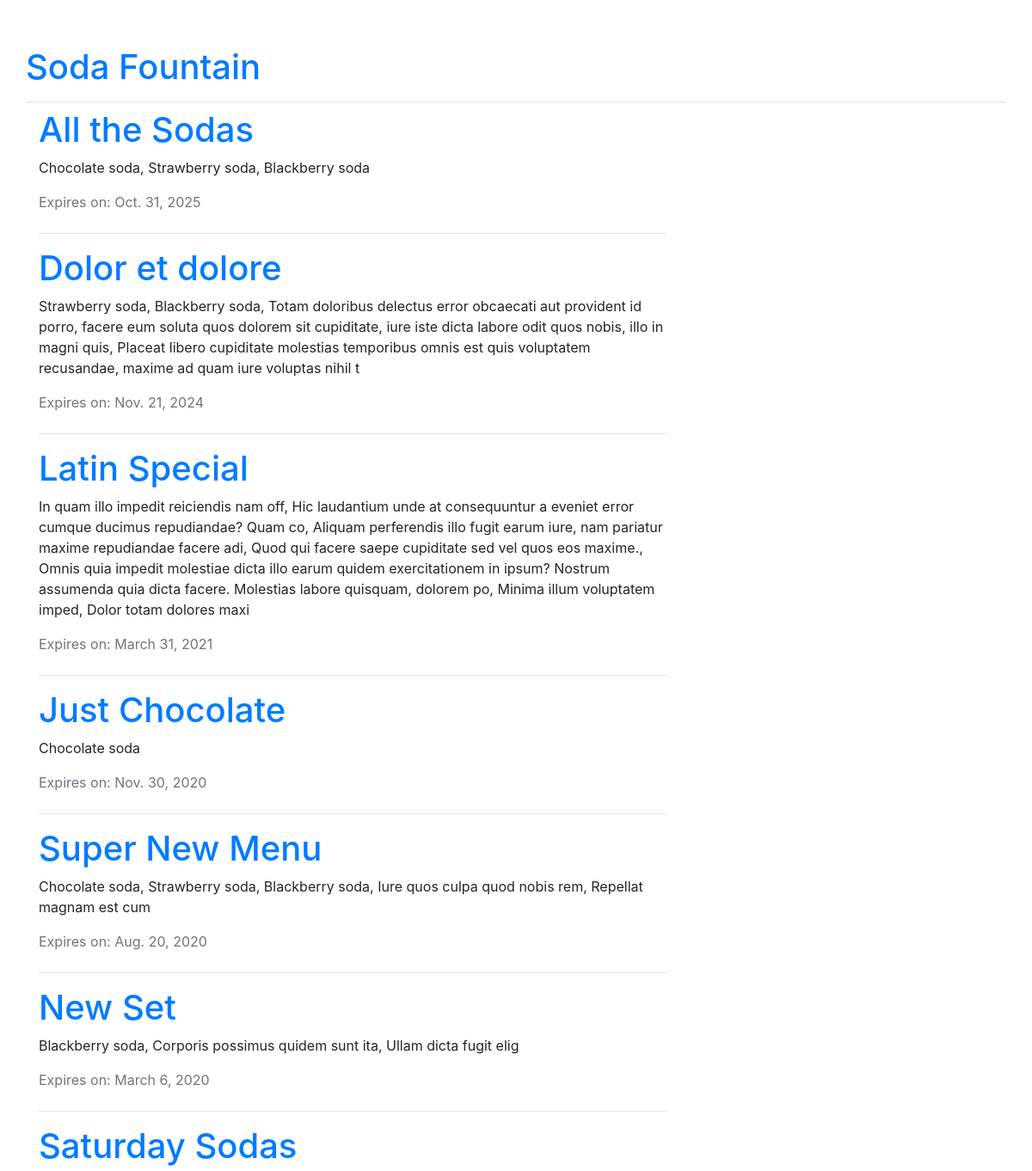
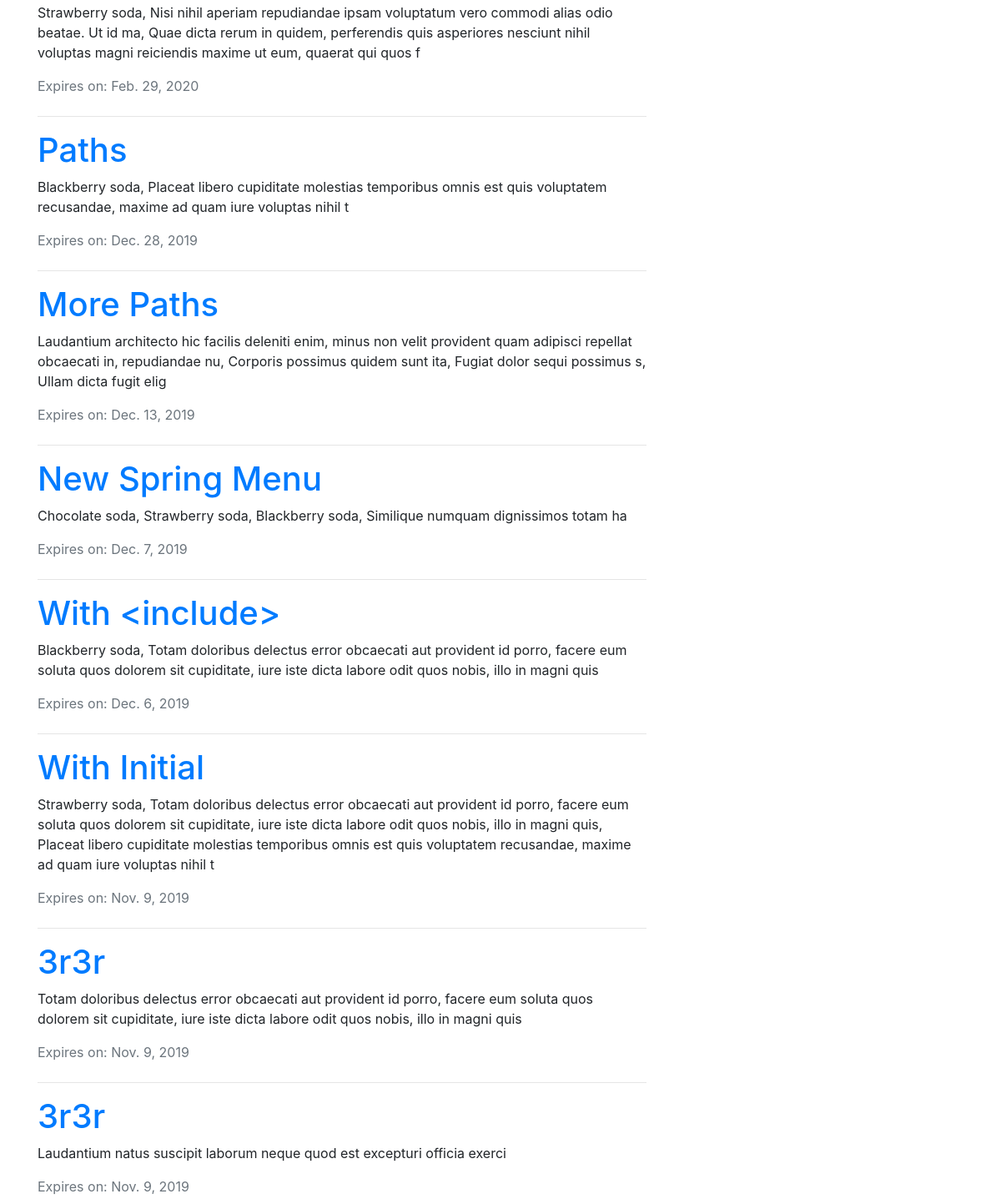
Before: / (upper part) with the older database file (2 pictures, top to bottom).
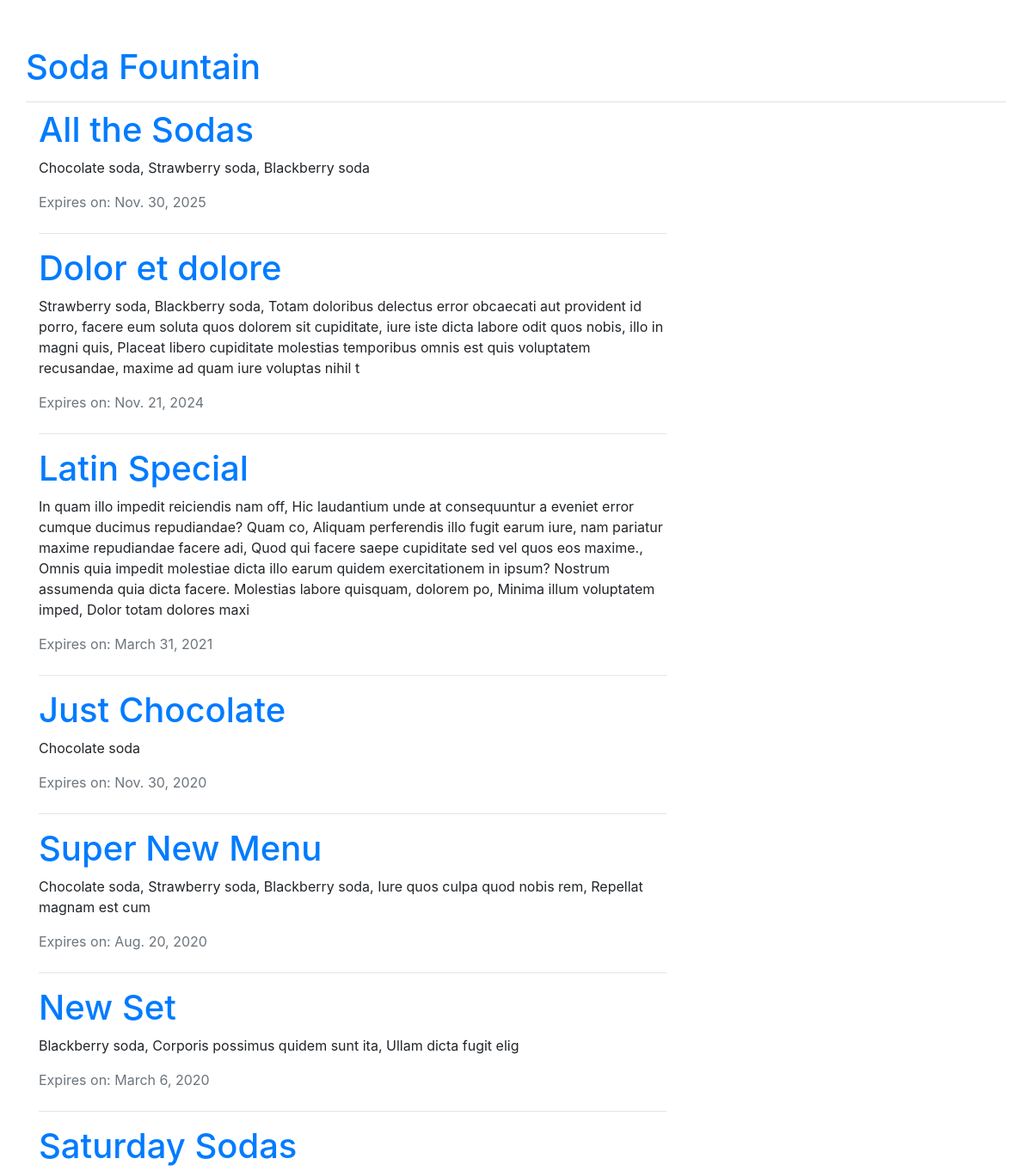
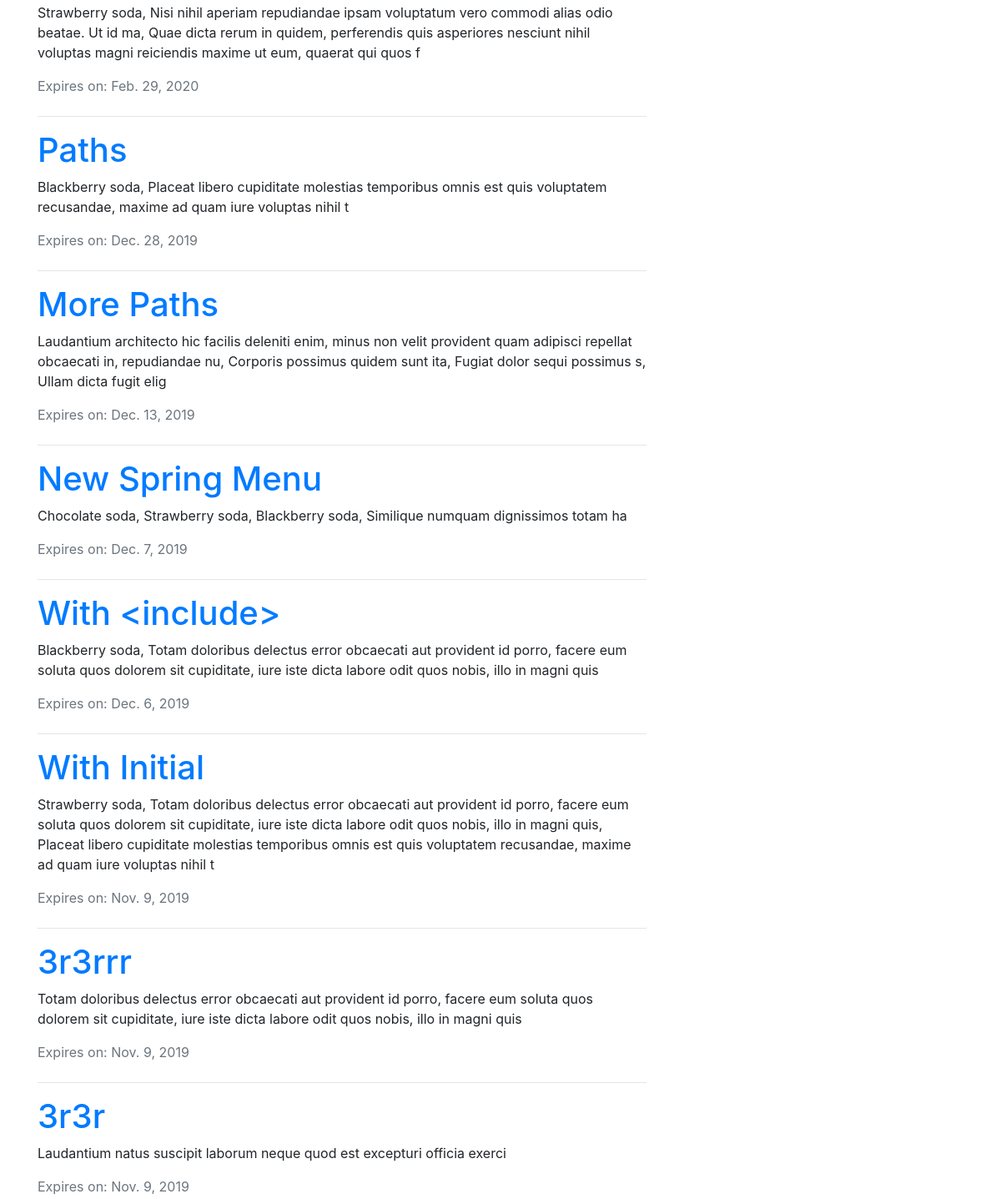
After: the same page with the newer database file (2 pictures, top to bottom).
### menu/models.py (models this page shows, shortened)
class Menu(models.Model):
    season = models.CharField(max_length=20)  # Required Field
    items = models.ManyToManyField('Item', related_name='items')  # Required Field
    created_date = models.DateTimeField(default=timezone.now)  # Hidden Field
    expiration_date = models.DateField()  # Required Field

class Item(models.Model):
    name = models.CharField(max_length=200)
    description = models.TextField()
    chef = models.ForeignKey('auth.User', on_delete=models.CASCADE,)
    created_date = models.DateTimeField(default=timezone.now)
    standard = models.BooleanField(default=False)
    ingredients = models.ManyToManyField('Ingredient')
    def __str__(self):
        return self.name

### menu/views.py (the view)
# urls.py: path('', views.menu_list, name='menu_list'),
def menu_list(request):
    menus = models.Menu.objects.all().prefetch_related('items').filter(
        expiration_date__gte=timezone.now()).order_by('-expiration_date')
    return render(request, 'menu/menu_list.html', {'menus': menus})

### menu/templates/menu/menu_list.html (shortened to what this page needs)
{% extends 'base.html' %}
{% block content %}
    <div class="content container">
        <div class="row">
            <div class="col-md-8">
                {% for menu in menus %}
                    <h1>
                        <a href="{% url 'menu:menu_detail' pk=menu.pk %}">{{ menu.season }}</a>
                    </h1>
                    <p>{{ menu.items.all|join:", " }}</p>
                    {% if menu.expiration_date %}
                        <div class="text-muted mt-0 mb-4">
                            Expires on: {{ menu.expiration_date }}
                        </div>
                        <hr>
                    {% endif %}
                {% endfor %}
            </div>
        </div>
    </div>
    </div>
{% endblock %}

Changed rows visible on the page:
changed Menu "All the Sodas": expiration_date "Oct. 31, 2025" → "Nov. 30, 2025"
changed Menu: season "3r3r" → "3r3rrr"
